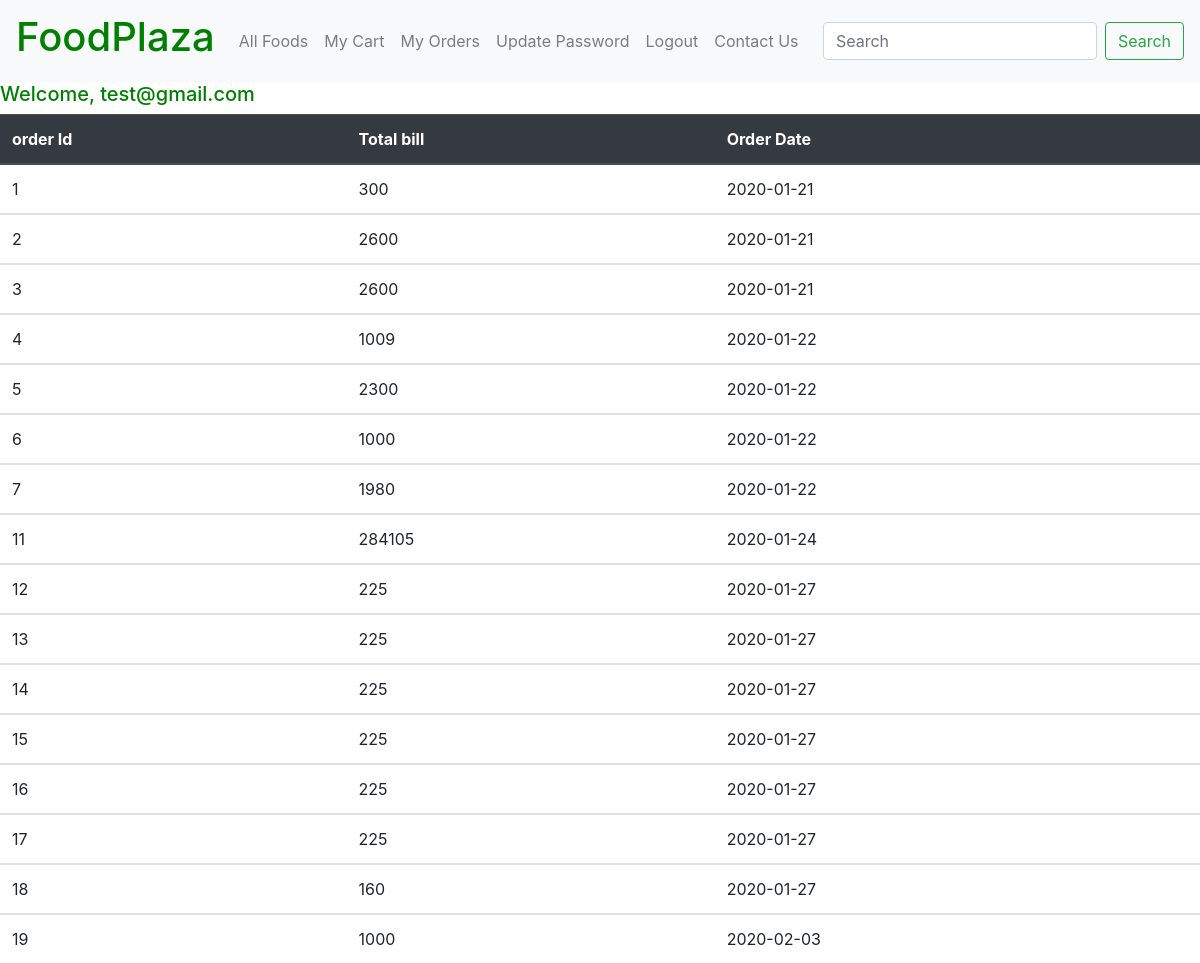
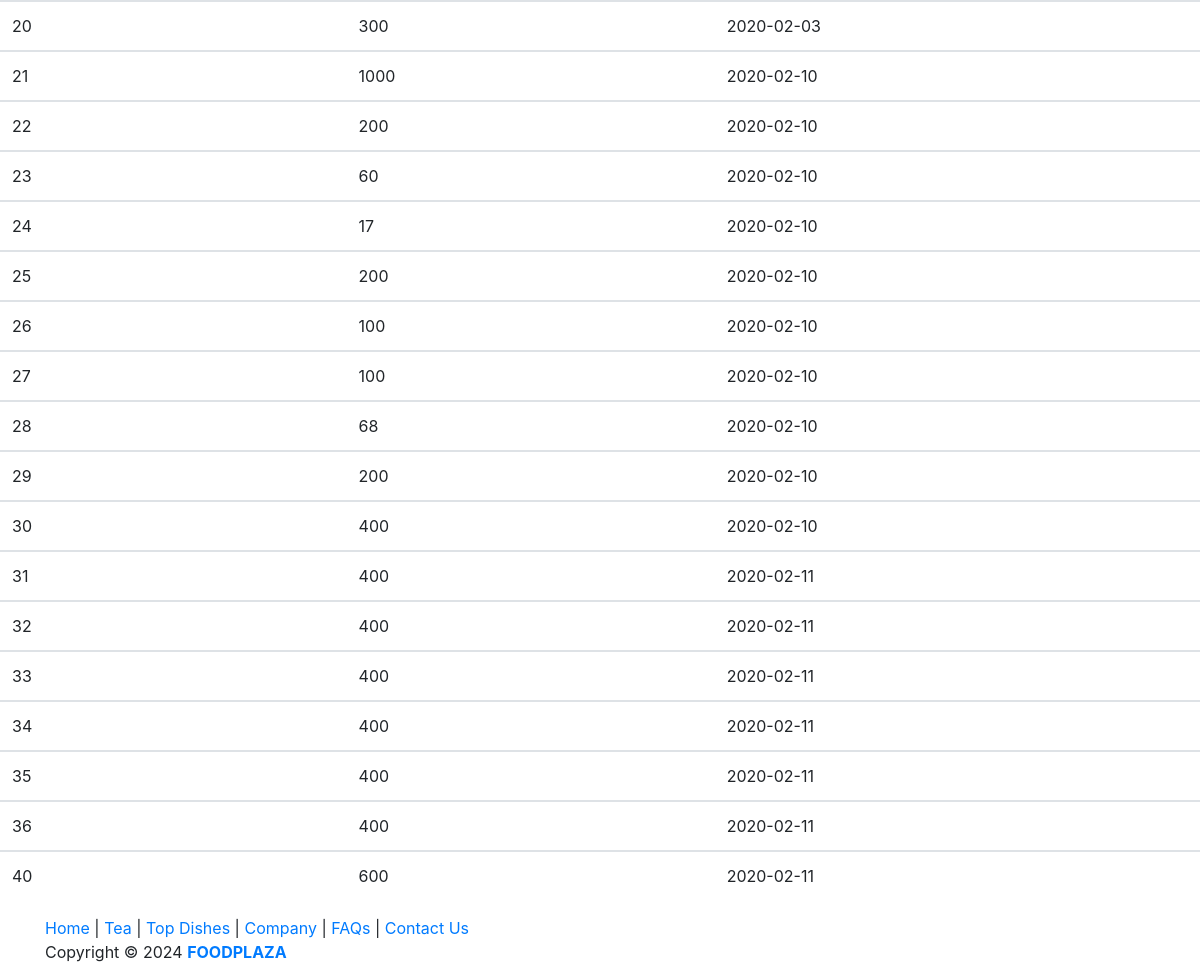
The app's page /orderapp/showorder/ (signed in) with its own data (2 pictures, top to bottom).
### orderapp/models.py (models this page shows, shortened)
class OrderModel(models.Model):
	emailIdfk=models.EmailField()
	date=models.CharField(max_length=20)
	totalamt=models.IntegerField()
	class Meta:
		db_table="order_tbl"

### orderapp/views.py (the view)
# urls.py: path('showorder/',showOrderView),
def showOrderView(request):
	email=request.session['email']
	order=OrderModel.objects.filter(emailIdfk=email)
	return render(request,'orderapp/order.html',{'order':order})

### templates/orderapp/order.html (shortened to what this page needs)
{% include "header2.html" %}
<html>
    <head>
    </head>
    <body>
		<caption><h5 style="color:green">Welcome, {{ request.session.email }}</h5></caption>
        <table class="table">
			<thead class="thead-dark">
            <tr>
                <th>order Id</th>
                <th>Total bill</th>
                <th>Order Date</th>
            </tr>
			</thead>
                {% for o in order %}
			<tbody class="thead-light">
            <tr>
                <td>{{o.id}}</td>
                <td>{{o.totalamt}}</td>
                <td>{{o.date}}</td>
            </tr>
			</tbody>
                {% endfor %}
        </table>
     </body>
</html>
{% include "footer.html" %}

### records on screen
OrderModel: id "1", totalamt "300", date "2020-01-21"
OrderModel: id "2", totalamt "2600", date "2020-01-21"
OrderModel: id "3", totalamt "2600", date "2020-01-21"
OrderModel: id "4", totalamt "1009", date "2020-01-22"
OrderModel: id "5", totalamt "2300", date "2020-01-22"
OrderModel: id "6", totalamt "1000", date "2020-01-22"
OrderModel: id "7", totalamt "1980", date "2020-01-22"
OrderModel: id "11", totalamt "284105", date "2020-01-24"
OrderModel: id "12", totalamt "225", date "2020-01-27"
OrderModel: id "13", totalamt "225", date "2020-01-27"
OrderModel: id "14", totalamt "225", date "2020-01-27"
OrderModel: id "15", totalamt "225", date "2020-01-27"
OrderModel: id "16", totalamt "225", date "2020-01-27"
OrderModel: id "17", totalamt "225", date "2020-01-27"
OrderModel: id "18", totalamt "160", date "2020-01-27"
OrderModel: id "19", totalamt "1000", date "2020-02-03"
OrderModel: id "20", totalamt "300", date "2020-02-03"
OrderModel: id "21", totalamt "1000", date "2020-02-10"
OrderModel: id "22", totalamt "200", date "2020-02-10"
OrderModel: id "23", totalamt "60", date "2020-02-10"
OrderModel: id "24", totalamt "17", date "2020-02-10"
OrderModel: id "25", totalamt "200", date "2020-02-10"
OrderModel: id "26", totalamt "100", date "2020-02-10"
OrderModel: id "27", totalamt "100", date "2020-02-10"
OrderModel: id "28", totalamt "68", date "2020-02-10"
OrderModel: id "29", totalamt "200", date "2020-02-10"
OrderModel: id "30", totalamt "400", date "2020-02-10"
OrderModel: id "31", totalamt "400", date "2020-02-11"
OrderModel: id "32", totalamt "400", date "2020-02-11"
OrderModel: id "33", totalamt "400", date "2020-02-11"
OrderModel: id "34", totalamt "400", date "2020-02-11"
OrderModel: id "35", totalamt "400", date "2020-02-11"
OrderModel: id "36", totalamt "400", date "2020-02-11"
OrderModel: id "40", totalamt "600", date "2020-02-11"

### other values on screen
{{ request.session.email }} "test@gmail.com"
